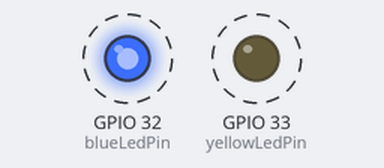
The sketch below on a simulated ESP32. On the bench: output pins drawn as LEDs (lit = HIGH). Dashed ring = blinking.

Above: at 0.2 s.
Timing chart, 0 to 3.0 s (numbered marks = the images above):
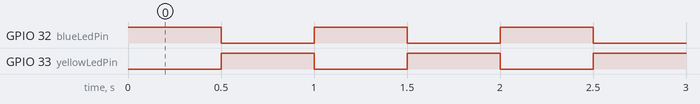

The sketch:

BlinkESP32.ino
```cpp
const int blueLedPin  = 32;  // Blue on-board LED
const int yellowLedPin = 33; // Yellow on-board LED

void setup() {
  pinMode(blueLedPin, OUTPUT);
  pinMode(yellowLedPin, OUTPUT);
}

void loop() {
  // Alternate blue and yellow LEDs
  digitalWrite(blueLedPin, HIGH);
  digitalWrite(yellowLedPin, LOW);
  delay(500);
  digitalWrite(blueLedPin, LOW);
  digitalWrite(yellowLedPin, HIGH);
  delay(500);
}
```

Measured:
- by itself, GPIO 32 (blueLedPin), GPIO 33 (yellowLedPin): alternates HIGH for 0.50 s and LOW for 0.50 s
